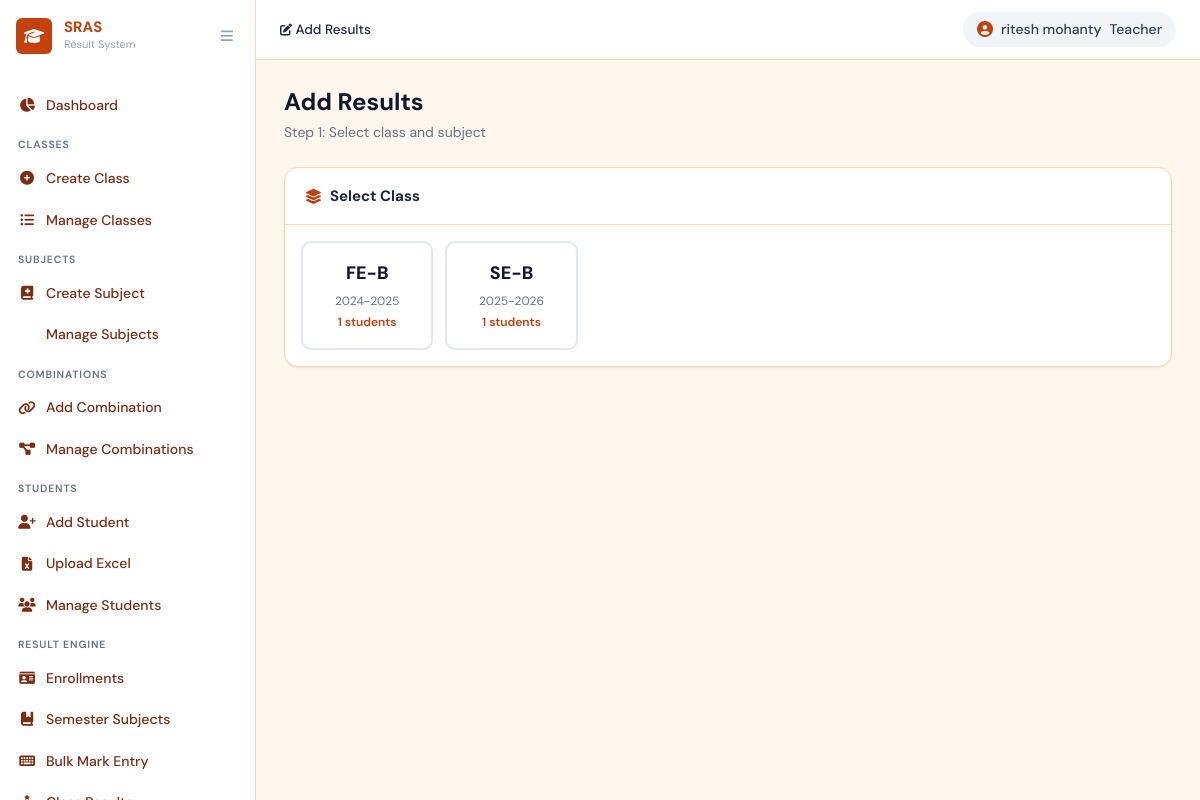
Page /results/add/ (signed in) on the committed database.
### core/models.py (models this page shows, shortened)
class Teacher(models.Model):
    name = models.CharField(max_length=150, verbose_name="Full Name")
    email = models.EmailField(unique=True, verbose_name="Email")
    password = models.CharField(max_length=255, verbose_name="Password (hashed)")
    is_active = models.BooleanField(default=True)
    created_at = models.DateTimeField(auto_now_add=True)
    updated_at = models.DateTimeField(auto_now=True)
    class Meta:
        verbose_name = "Teacher"
        verbose_name_plural = "Teachers"
        ordering = ["name"]

class StudentClass(models.Model):
    CLASS_YEAR_CHOICES = [
        ('FE', 'First Year (FE)'), ('SE', 'Second Year (SE)'),
        ('TE', 'Third Year (TE)'), ('BE', 'Fourth Year (BE)'),
    ]
    class_year    = models.CharField(max_length=2, choices=CLASS_YEAR_CHOICES, verbose_name='Class Year')
    section       = models.CharField(max_length=5, verbose_name='Section', help_text='e.g. A, B, C')
    academic_year = models.CharField(max_length=10, verbose_name='Academic Year', help_text='e.g. 2024-25')
    created_at    = models.DateTimeField(auto_now_add=True)
    updated_at    = models.DateTimeField(auto_now=True)
    class Meta:
        unique_together = ('class_year', 'section', 'academic_year')
        ordering = ['class_year', 'section', 'academic_year']
        verbose_name = 'Student Class'
        verbose_name_plural = 'Student Classes'
    @property
    def display_name(self):
        return f"{self.class_year}-{self.section}"

### core/views.py (the view)
    def wrapper(request, *args, **kwargs):
        if not _get_current_teacher(request):
            messages.error(request, 'You must be logged in as a teacher.')
            return redirect('login')
        return view_func(request, *args, **kwargs)

### core/views.py (called while the page is built)
def _get_current_teacher(request):
    if request.session.get('user_type') != 'teacher':
        return None
    return Teacher.objects.filter(pk=request.session.get('user_id'), is_active=True).first()

def teacher_required(view_func):
    def wrapper(request, *args, **kwargs):
        if not _get_current_teacher(request):
            messages.error(request, 'You must be logged in as a teacher.')
            return redirect('login')
        return view_func(request, *args, **kwargs)
    wrapper.__name__ = view_func.__name__
    return wrapper

@teacher_required
def result_add(request):
    classes = StudentClass.objects.annotate(
        student_count=Count('enrollments')
    ).filter(student_count__gt=0)
    selected_class = None
    subjects = []
    class_id   = request.GET.get('class_id') or request.POST.get('class_id')
    subject_id = request.GET.get('subject_id') or request.POST.get('subject_id')
    if class_id:
        selected_class = get_object_or_404(StudentClass, pk=class_id)
        subjects = Subject.objects.filter(
            subjectcombination__student_class=selected_class
        ).distinct()
    if subject_id and selected_class:
        return redirect('result_enter', class_id=selected_class.pk, subject_id=subject_id)
    return render(request, 'core/result_add.html', {
        'classes': classes,
        'selected_class': selected_class,
        'subjects': subjects,
    })

### core/templates/core/result_add.html (shortened to what this page needs)
{% extends 'core/base.html' %}
{% block breadcrumb %}
<span class="breadcrumb-item active"><i class="fas fa-pen-to-square"></i> Add Results</span>
{% endblock %}
{% block content %}
<div class="page-header">
  <div>
    <h1 class="page-title">Add Results</h1>
    <p class="page-subtitle">Step 1: Select class and subject</p>
  </div>
</div>
<div class="section-row">
  <div class="section-card flex-1">
    <div class="card-header"><h2 class="card-title"><i class="fas fa-layer-group"></i> Select Class</h2></div>
    <div class="class-select-grid">
      {% for cls in classes %}
      <a href="?class_id={{ cls.pk }}" class="class-select-card {% if selected_class and selected_class.pk == cls.pk %}selected{% endif %}">
        <div class="csc-name">{{ cls.display_name }}</div>
        <div class="csc-year">{{ cls.academic_year }}</div>
        <div class="csc-count">{{ cls.student_count }} students</div>
      </a>
      {% empty %}
      <p class="empty-state-sm">No classes with students found. <a href="{% url 'student_create' %}">Add students first.</a></p>
      {% endfor %}
    </div>
  </div>
</div>
{% endblock %}

### core/templates/core/base.html (shortened to what this page needs)
<!DOCTYPE html>
<html lang="en">
<head>
  <link rel="stylesheet" href="https://cdnjs.cloudflare.com/ajax/libs/font-awesome/6.5.0/css/all.min.css" />
  <link rel="stylesheet" href="/static/css/main.css" />
</head>
<body class="app-layout">
  <aside class="sidebar" id="sidebar">
    <div class="sidebar-header">
      <div class="sidebar-logo">
        <span class="logo-icon"><i class="fas fa-graduation-cap"></i></span>
        <div class="logo-text">
          <span class="logo-title">SRAS</span>
          <span class="logo-sub">Result System</span>
        </div>
      </div>
      <button class="sidebar-toggle" id="sidebarToggle"><i class="fas fa-bars"></i></button>
    </div>
    <nav class="sidebar-nav">
      <div class="nav-section">
        <a href="{% url 'dashboard' %}"
          class="nav-item {% if request.resolver_match.url_name == 'dashboard' %}active{% endif %}">
          <i class="fas fa-chart-pie"></i><span>Dashboard</span>
        </a>
      </div>
      <div class="nav-section">
        <div class="nav-label">Classes</div>
        <a href="{% url 'class_create' %}"
          class="nav-item {% if request.resolver_match.url_name == 'class_create' %}active{% endif %}">
          <i class="fas fa-plus-circle"></i><span>Create Class</span>
        </a>
        <a href="{% url 'class_list' %}"
          class="nav-item {% if request.resolver_match.url_name == 'class_list' %}active{% endif %}">
          <i class="fas fa-list-ul"></i><span>Manage Classes</span>
        </a>
      </div>
      <div class="nav-section">
        <div class="nav-label">Subjects</div>
        <a href="{% url 'subject_create' %}"
          class="nav-item {% if request.resolver_match.url_name == 'subject_create' %}active{% endif %}">
          <i class="fas fa-book-medical"></i><span>Create Subject</span>
        </a>
        <a href="{% url 'subject_list' %}"
          class="nav-item {% if request.resolver_match.url_name == 'subject_list' %}active{% endif %}">
          <span>Manage Subjects</span>
        </a>
      </div>
      <div class="nav-section">
        <div class="nav-label">Combinations</div>
        <a href="{% url 'combination_create' %}"
          class="nav-item {% if request.resolver_match.url_name == 'combination_create' %}active{% endif %}">
          <i class="fas fa-link"></i><span>Add Combination</span>
        </a>
        <a href="{% url 'combination_list' %}"
          class="nav-item {% if request.resolver_match.url_name == 'combination_list' %}active{% endif %}">
          <i class="fas fa-project-diagram"></i><span>Manage Combinations</span>
        </a>
      </div>
      <div class="nav-section">
        <div class="nav-label">Students</div>
        <a href="{% url 'student_create' %}"
          class="nav-item {% if request.resolver_match.url_name == 'student_create' %}active{% endif %}">
          <i class="fas fa-user-plus"></i><span>Add Student</span>
        </a>
        <a href="{% url 'student_upload' %}"
          class="nav-item {% if request.resolver_match.url_name == 'student_upload' %}active{% endif %}">
          <i class="fas fa-file-excel"></i><span>Upload Excel</span>
        </a>
        <a href="{% url 'student_list' %}"
          class="nav-item {% if request.resolver_match.url_name == 'student_list' %}active{% endif %}">
          <i class="fas fa-users"></i><span>Manage Students</span>
        </a>
      </div>
      <div class="nav-section">
        <div class="nav-label">Result Engine</div>
        <a href="{% url 're_enrollment_list' %}"
          class="nav-item {% if 're_enrollment' in request.resolver_match.url_name|default:'' %}active{% endif %}">
          <i class="fas fa-id-card"></i><span>Enrollments</span>
        </a>
        <a href="{% url 're_semester_subject_list' %}"
          class="nav-item {% if 're_semester_subject' in request.resolver_match.url_name|default:'' %}active{% endif %}">
          <i class="fas fa-book-bookmark"></i><span>Semester Subjects</span>
        </a>
        <a href="{% url 're_bulk_entry' %}"
          class="nav-item {% if request.resolver_match.url_name == 're_bulk_entry' %}active{% endif %}">
          <i class="fas fa-keyboard"></i><span>Bulk Mark Entry</span>
        </a>
        <a href="{% url 're_result_list' %}"
          class="nav-item {% if request.resolver_match.url_name == 're_result_list' %}active{% endif %}">
          <i class="fas fa-ranking-star"></i><span>Class Results</span>
        </a>
      </div>
    </nav>
  </aside>
  <main class="main-content" id="mainContent">
    <header class="topbar">
      <div class="topbar-left">
        <nav class="breadcrumb-nav">
          {% block breadcrumb %}{% endblock %}
        </nav>
      </div>
      <div class="topbar-right">
        <span class="topbar-user">
          <i class="fas fa-circle-user"></i>
          {{ request.session.user_name|default:"Teacher" }}
          <span class="role-chip">Teacher</span>
        </span>
      </div>
    </header>
    <div class="page-content">
      {% block content %}{% endblock %}
    </div>
  </main>
</body>
</html>

### rows in the picture
Teacher: session.user_name "ritesh mohanty"
StudentClass: display_name "FE-B", academic_year "2024-2025", student_count "1"
StudentClass: display_name "SE-B", academic_year "2025-2026", student_count "1"
